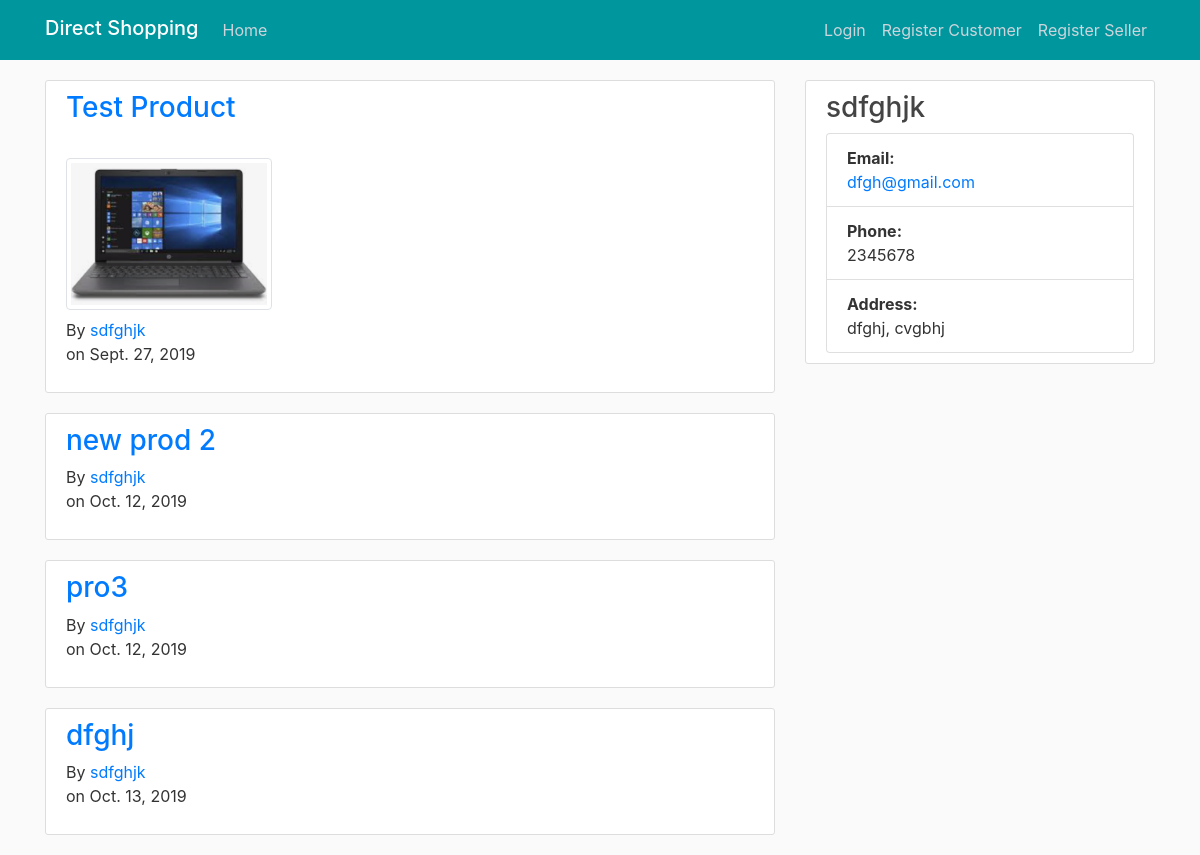
The page /seller/sdfghjk on the database as committed earlier.
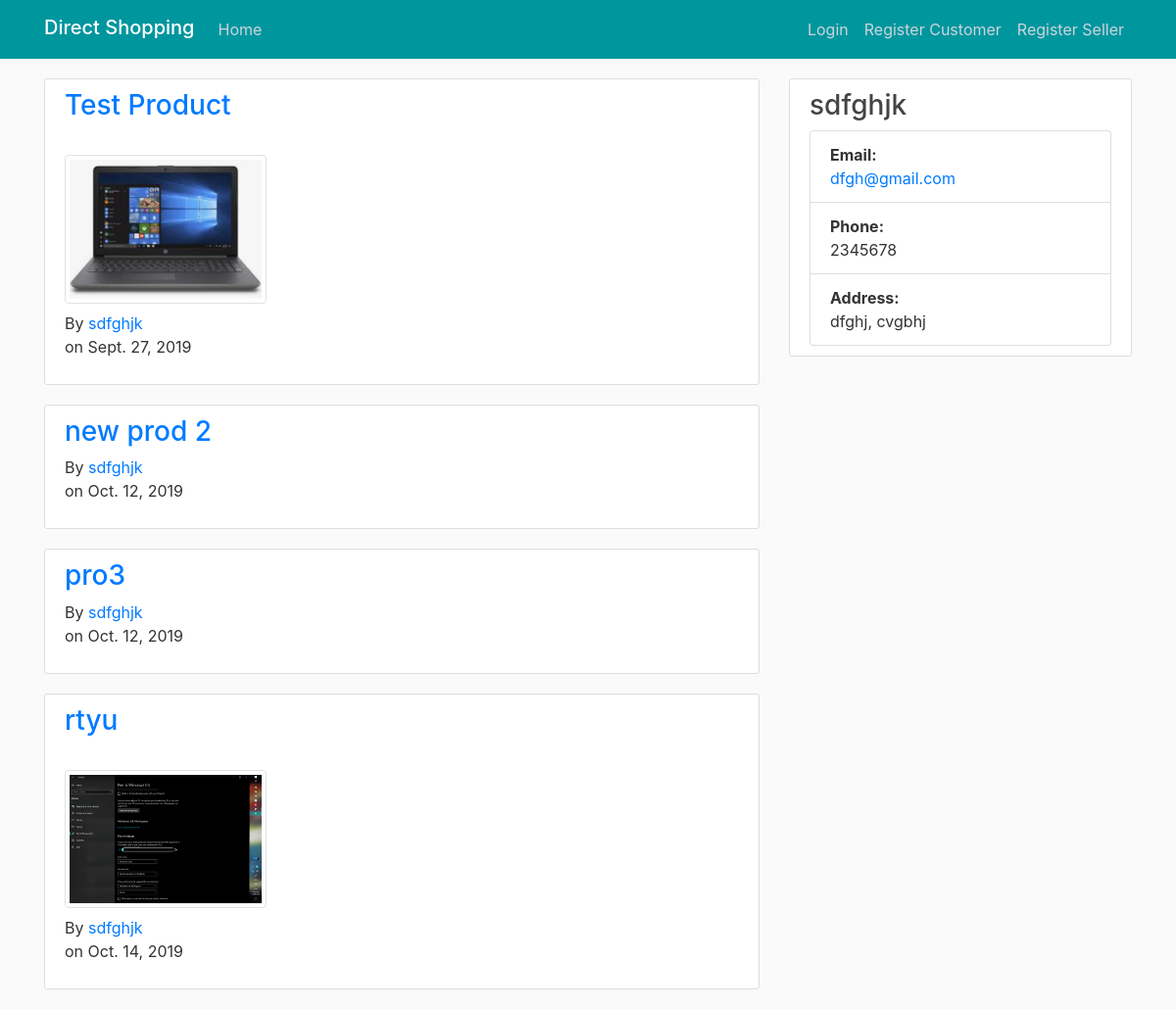
The same page on the database as committed later.
### direct/models.py (models this page shows, shortened)
class Product(models.Model):
    name = models.CharField(max_length=100)
    price = models.DecimalField(max_digits=10, decimal_places=2)
    stock = models.IntegerField()
    description = models.TextField(blank=True, null=True)
    photo = models.ImageField(upload_to="products/", null=True, blank=True)
    category = models.CharField(max_length=30, blank=True, null=True)
    brand = models.CharField(max_length=30, blank=True, null=True)
    rating = models.IntegerField()
    seller_fk = models.ForeignKey(Seller, on_delete=models.CASCADE, null=True)
    pubDate = models.DateField(default=datetime.datetime.now)

class User(AbstractUser):
    username = models.CharField(max_length = 32, unique=True)
    email = models.EmailField(_('email address'), unique=True)
    password = models.CharField(max_length=32)
    isSeller = models.BooleanField(default=False)
    phoneNumber = models.CharField(max_length=15)
    street = models.CharField(max_length=50)
    suburb = models.CharField(max_length=20)
    postcode = models.CharField(max_length=20)
    state = models.CharField(max_length=20)
    country = models.CharField(max_length=20)
    joinedDate = models.DateTimeField(default=datetime.datetime.now)

class Seller(User):
    sellerName = models.CharField(max_length=30)
    def __str__(self):
        return self.sellerName

### direct/views.py (the view)
# urls.py: path('seller/<str:sellerName>', direct_views.seller, name='sellerPage'),
def seller(request, sellerName):
    seller = Seller.objects.get(sellerName = sellerName)
    products = Product.objects.all().filter(seller_fk = seller.id)
    context = {
        'title' : 'Home',
        'seller' : seller,
        'products' : products
    }
    return render(request, 'sellerPublic.html', context)

### direct/templates/sellerPublic.html
{% extends "base.html" %}
{% block content %}
{% for product in products %}
    <article class="content-section">
        <h3 class="article-title">
            <a href= "{% url 'view-product' product.id %}">
                {{ product.name }}
            </a>
            {% if product.photo %}
            <div>
                <br>
                <img class="img-thumbnail" src='{{ product.photo.url }}' width="30%">
            </div>
            {% endif %}
        </h3>
        <p>
            By <a href= "{% url 'sellerPage' product.seller_fk %}"> {{ product.seller_fk }}</a>
            <br>
            on {{ product.pubDate }}
        </p>
    </article>
{% endfor %}
{% endblock %}
{% block sidebar %}
<div class="content-section">
    <h3>{{ seller }}</h3>
    <ul class="list-group">
        <li class="list-group-item">
            <div class="font-weight-bold">Email:</div>
            <a href="mailto:{{seller.email}}">
                {{ seller.email }}
            </a>
        </li>
        <li class="list-group-item">
            <div class="font-weight-bold">Phone:</div>
            {{ seller.phoneNumber }}
        </li>
        <li class="list-group-item">
            <div class="font-weight-bold">Address:</div>
            {{ seller.street }}, {{ seller.suburb }}
        </li>
    </ul>
</div>
{% endblock %}

Rows that differ between the two databases and show on the page:
removed Product: name "dfghj", seller_fk "sdfghjk", pubDate "Oct. 13, 2019"
added Product: name "rtyu", photo (picture), seller_fk "sdfghjk", pubDate "Oct. 14, 2019"
